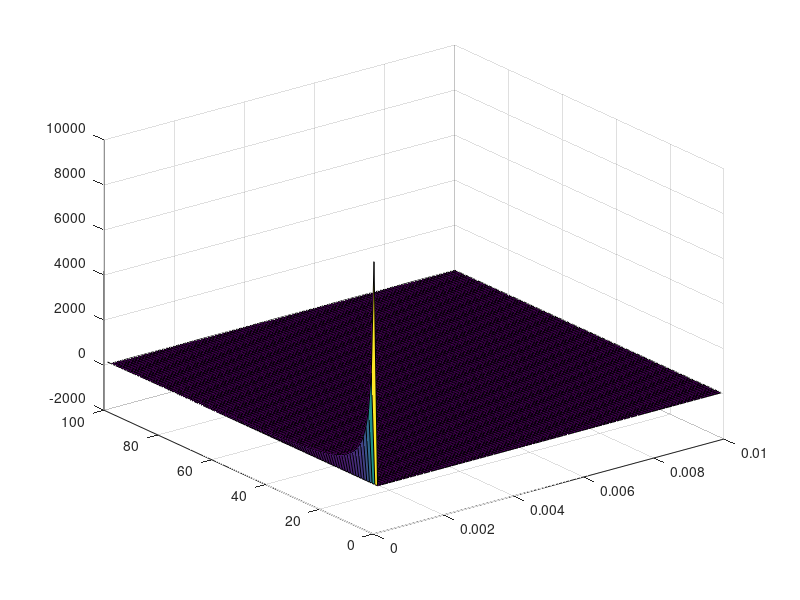

The MATLAB script that drew this image:
close all
clear all
clc
format long
p=0.0001:.0001:.01;

k=1:100;

for i=1:100
    for j=1:100
        pkStar(i,j) =p(i)^(k(j)-2)*(1-p(i))*(p(i)+k(j));
        pkLine(i,j) = 1-p(i)^k(j);
    end
end
result=pkStar - pkLine;
% for i=1:100
%     for j=1:100
%         if pkStar(i,j) - pkLine(i,j) < 0
%             result(i,j) = 30;
%         else
%             result(i,j) = 0;
%         end
%         
%     end
% end
surf(p,k,result)
% figure
% image(p,k,result)